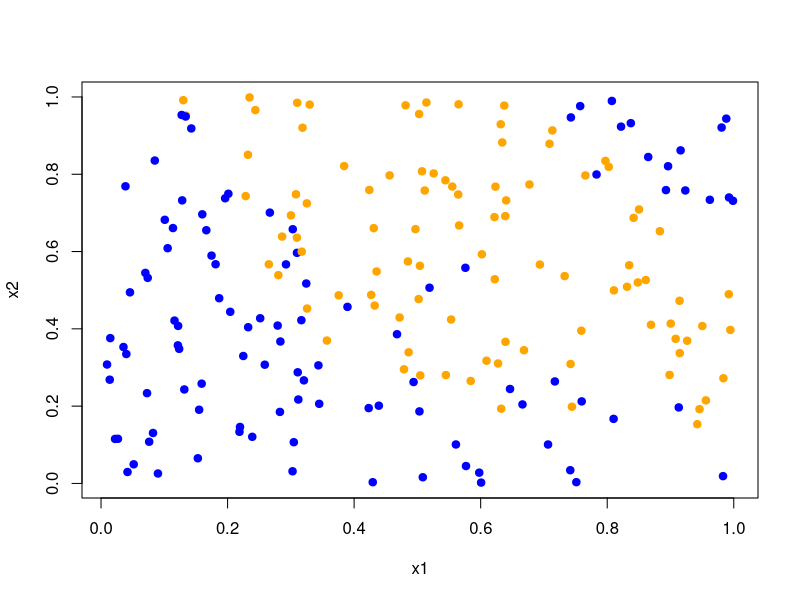
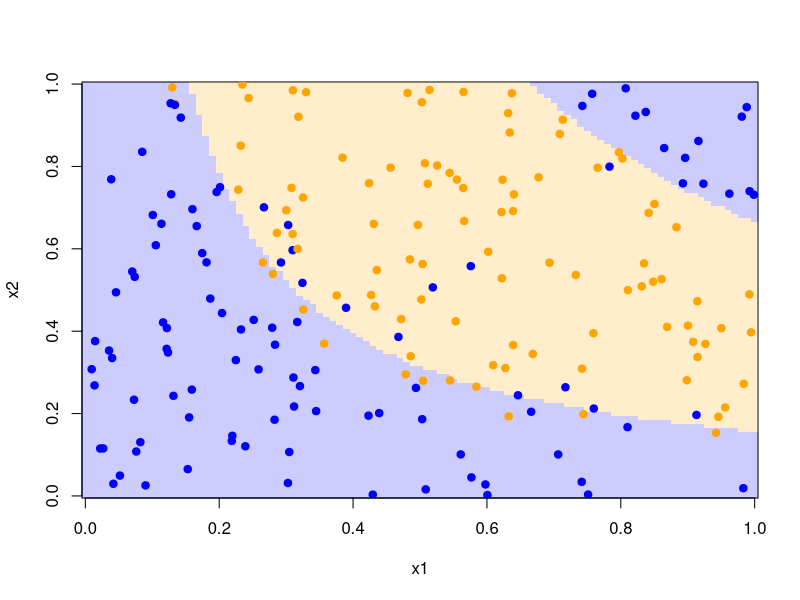
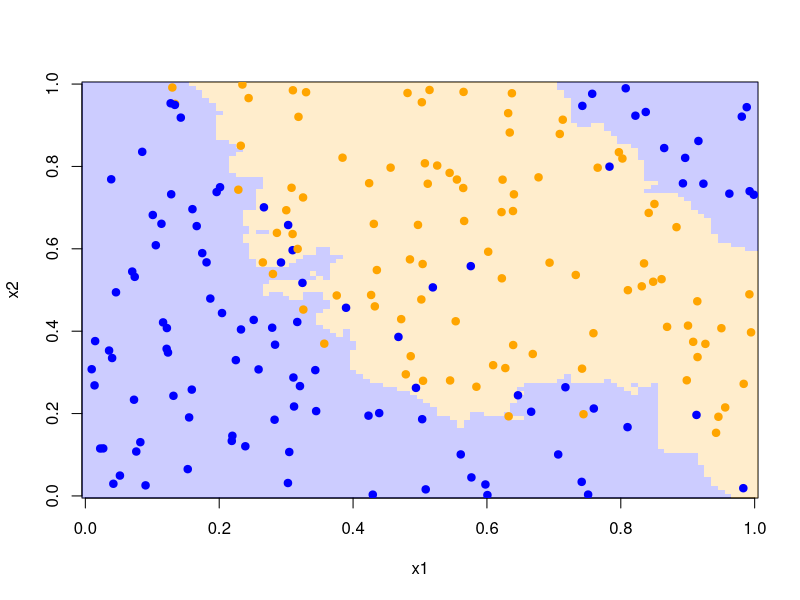
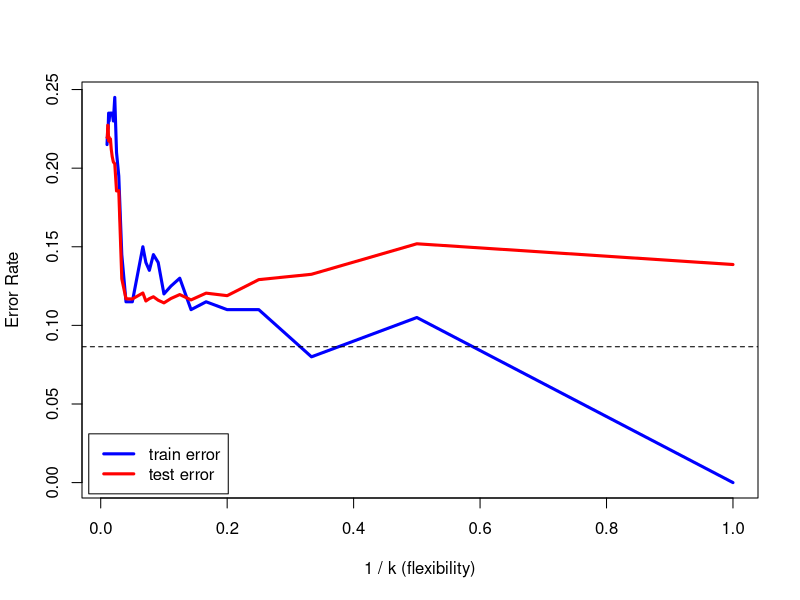

Reproduce these figures in R, in order.
############################################################################

# Open Online R Stream (https://www.wvbauer.com/doku.php/live_streams)
#
# By:   Wolfgang Viechtbauer (https://www.wvbauer.com)
# Date: 2022-02-11
#
# Topic(s):
# - An Introduction to Statistical Learning (https://www.statlearning.com)
# - Section(s): 2.2.2 - 2.2.3
#
# last updated: 2022-02-12

############################################################################

# note: the code below is not based on examples in the book but was created to
# illustrate certain concepts that were introduced in the sections covered

############################################################################

# the following code is based on the concepts discussed in section 2.2.2; in
# particular, the code below illustrates equation 2.7

# see also: https://en.wikipedia.org/wiki/Bias%E2%80%93variance_tradeoff

# make results reproducible by setting the seed for the random number generator
set.seed(1234)

# number of iterations (number of training datsets we will simulate)
iters <- 10000

# simulate data based on the true model for a large number of subjects (these
# will the test data, which we will make use of further below)
n_new <- 1000
x0 <- rnorm(n_new)
y0 <- 2 + 1 * x0 + 0.3 * x0^2 + rnorm(n_new)
yt <- 2 + 1 * x0 + 0.3 * x0^2
newdat <- data.frame(x = x0)

# set up matrices to store the predicted values based on three different models
pred1 <- matrix(NA, nrow=iters, ncol=n_new)
pred2 <- matrix(NA, nrow=iters, ncol=n_new)
pred3 <- matrix(NA, nrow=iters, ncol=n_new)

# sample size for the train data
n <- 100

for (i in 1:iters) {

   # simulate a training dataset based on the true model
   # y = 2 + 1 * x + 0.3 * x^2 + e, where e ~ N(0,1)
   x <- rnorm(n)
   y <- 2 + 1 * x + 0.3 * x^2 + rnorm(n)

   # fit a simple linear regression model (this is f-hat)
   res1 <- lm(y ~ x)

   # compute the predicted values for the test data based on model res1
   pred1[i,] <- predict(res1, newdata=newdat)

   # fit a quadratic polynomial regression model (this is another f-hat)
   res2 <- lm(y ~ x + I(x^2))

   # compute the predicted values for the test data based on model res2
   pred2[i,] <- predict(res2, newdata=newdat)

   # fit a cubic polynomial regression model (this is another f-hat)
   res3 <- lm(y ~ x + I(x^2) + I(x^3))

   # compute the predicted values for the test data based on model res3
   pred3[i,] <- predict(res3, newdata=newdat)

}

# for a single column in pred1, we can compute the variance of the predicted
# values; this is what is denoted as Var(f-hat(x_0)) in equation 2.7 and
# indicates how much the predicted value for a single new subject in the test
# dataset would vary if we estimated it using different training datasets
var(pred1[,1])

# we can do this for *all* columns in pred1 and take the average of these
# variances; this then tells us how large this variance is on average across
# all test subjects
mean(apply(pred1, 2, var))

# let's do the same thing for the predicted values in pred2 and pred3
mean(apply(pred2, 2, var))
mean(apply(pred3, 2, var))

# note how the mean variance is lowest for pred1, which is the simplest model;
# on the other hand, the mean variance is highest for pred3, since it is based
# on the cubic model, which is unnecessary complex (the true model is actually
# a quadratic model)

# the second term in equation 2.7 is for the squared bias, that is the squared
# mean difference between the predicted value and the true value for a single
# subject in the test dataset
mean(pred1[,1] - yt[1])^2

# again, we can compute the squared bias for all subjects in the test dataset
# and take the average; and again, let's do this for all three models
mean((apply(pred1, 2, mean) - yt)^2)
mean((apply(pred2, 2, mean) - yt)^2)
mean((apply(pred3, 2, mean) - yt)^2)

# note that the simple linear regression model has on average the highest
# squared bias, since it is an overly simplistic model; on the other hand, the
# quadratic and cubic models have no bias and hence the squared bias is
# essentially 0 for both of these models

# the last term in equation 2.7 is the variance of the errors, which we know
# to be 1, since the errors were simulated from a standard normal distribution

# so, we can put all three terms together, giving the expected train MSE for a
# single new subject in the test dataset for all three models
var(pred1[,1]) + mean(pred1[,1] - yt[1])^2 + 1
var(pred2[,1]) + mean(pred2[,1] - yt[1])^2 + 1
var(pred3[,1]) + mean(pred3[,1] - yt[1])^2 + 1

# as noted in the book (below eq. 2.7), the "overall expected test MSE" would
# then be the average of such values across all subjects in the test dataset;
# so let's compute this for all three models
mean(apply(pred1, 2, var) + (apply(pred1, 2, mean) - yt)^2 + 1)
mean(apply(pred2, 2, var) + (apply(pred2, 2, mean) - yt)^2 + 1)
mean(apply(pred3, 2, var) + (apply(pred3, 2, mean) - yt)^2 + 1)

# note that the simple linear regression model, which has the lowest variance
# but the highest squared bias, has the highest value above; on the other
# hand, the cubic model is overly complex, so while it has essentially no
# bias, it has a higher variance

############################################################################

# the following code is based on the concepts discussed in section 2.2.3

# make results reproducible by setting the seed for the random number generator
set.seed(1234)

# sample size for simulated data
n <- 200

# simulate two predictors x1 and x2 from uniform distributions
x1 <- runif(n)
x2 <- runif(n)

# compute the conditional probability of falling into class = 1 as a function
# of x1 and x2 based on the true model
p <- plogis(-6 + 40 * x1*x2 - 70 * (x1*x2)^3)

# use random values from a binomial distribution to assign subjects to class =
# 1 or class = 0 with probabilities as computed above
y <- rbinom(n, 1, p)

# scatterplot of x1 versus x2 with points colored based on class membership
plot(x1, x2, col=ifelse(y == 1, "orange", "blue"), pch=19)

# the Bayes classifiers assigns subjects to classes according to whatever
# class has the highest probability; in essence, if the probability of being
# in class = 1 is higher than 0.5 for a particular subject, then it assigns
# the subject to class = 1 and otherwise to class = 0; since we know the true
# probabilities, we can apply the Bayes classifier to the observed data
pred.bayes <- ifelse(p > 0.5, 1, 0)

# cross-classification of the true (y) versus the assigned class (pred.bayes)
table(y, pred.bayes)

# proportion of subjects for which the Bayes classifier is wrong
mean(y != pred.bayes)

# since we know the true model, we can determine the group assignment based on
# the Bayes classifier for all values of x1 and x2 between 0 and 1 on a grid
len <- 101
x1s <- seq(0, 1, length=len)
x2s <- seq(0, 1, length=len)

pred.bayes <- matrix(NA, nrow=len, ncol=len)

for (i in 1:len) {
   for (j in 1:len) {
      pred.bayes[i,j] <- plogis(-6 + 40 * x1s[i]*x2s[j] - 70 * (x1s[i]*x2s[j])^3) > 0.5
   }
}

# show the assignment to classes based on the Bayes classifier (in light
# orange/blue) and superimpose the actual data
image(pred.bayes, col=c(rgb(0,0,1,.2), rgb(1,.65,0,.2)), xlab="x1", ylab="x2")
points(x1, x2, col=ifelse(y == 1, "orange", "blue"), pch=19)

# simulate a large number of new data based on the true model
n_new <- 10000
x01 <- runif(n_new)
x02 <- runif(n_new)
p0  <- plogis(-6 + 40 * x01*x02 - 70 * (x01*x02)^3)
y0  <- rbinom(n_new, 1, p0)

# apply the Bayes classifier and examine the cross-classification
pred.bayes <- ifelse(p0 > 0.5, 1, 0)
table(y0, pred.bayes)

# proportion of subjects for which the Bayes classifier is wrong
mean(y0 != pred.bayes)

# the above is essentially the Bayes error rate, but as described in the book,
# if we know the true probabilities, then we can compute the Bayes error rate
# with equation 2.11
1 - mean(pmax(p0, 1-p0))

# note that the two values for the Bayes error rate are not exactly identical,
# but they would be if n_new goes to infinity

# now let's see how well the k-nearest neighbor classifier does; we can write
# the knn classifier as a function as follows (x1, x2, and y are for passing
# the training data to the function, x01 and x02 for a single test datapoint)
knn <- function(x1, x2, y, x01, x02, k) {
   dist <- (x1 - x01)^2 + (x2 - x02)^2
   ifelse(mean(y[order(dist)[1:k]]) > 0.5, 1, 0)
}

# try out the classifier for some (x01,x02) values
knn(x1, x2, y, .2, .4, k=5)
knn(x1, x2, y, .6, .8, k=5)

# now let's try it out for all subjects in the test dataset
pred.knn <- rep(NA, n_new)

for (i in 1:n_new) {
   pred.knn[i] <- knn(x1, x2, y, x01[i], x02[i], k=5)
}

# cross-classification of the true (y0) versus the assigned class (pred.knn)
table(y0, pred.knn)

# proportion of subjects for which the knn classifier is wrong
mean(y0 != pred.knn)

# note that this is higher than the error rate for the Bayes classifier

# as above, we can determine the class assignment based on a fine grid of x1
# and x2 values based on the knn classifier
len <- 101
x1s <- seq(0, 1, length=len)
x2s <- seq(0, 1, length=len)

pred.knn <- matrix(NA, nrow=len, ncol=len)

for (i in 1:len) {
   for (j in 1:len) {
      pred.knn[i,j] <- knn(x1, x2, y, x1s[i], x2s[j], k=5)
   }
}

# show the assignment to classes based on the knn classifier (in light
# orange/blue) and superimpose the actual data
image(pred.knn, col=c(rgb(0,0,1,.2), rgb(1,.65,0,.2)), xlab="x1", ylab="x2")
points(x1, x2, col=ifelse(y == 1, "orange", "blue"), pch=19)

# looks similar to the Bayes classifier, but is less smooth

# now let's try out different values of k

ks <- c(1:15, seq(20, 100, by=5))

error.train <- rep(NA, length(ks))
error.test  <- rep(NA, length(ks))

for (j in 1:length(ks)) {

   pred.knn <- rep(NA, n)
   for (i in 1:n) {
      pred.knn[i] <- knn(x1, x2, y, x1[i], x2[i], k=ks[j])
   }
   error.train[j] <- mean(y != pred.knn)

   pred.knn <- rep(NA, n_new)
   for (i in 1:n_new) {
      pred.knn[i] <- knn(x1, x2, y, x01[i], x02[i], k=ks[j])
   }
   error.test[j] <- mean(y0 != pred.knn)

}

# plot the train and test errors as a function of 1 / k (so increasing values
# on the x-axis reflect increasing flexibility of the method)
plot(1/ks, error.train, lwd=3, type="l", col="blue",
     xlab="1 / k (flexibility)", ylab="Error Rate")
lines(1/ks, error.test, lwd=3, col="red")
legend("bottomleft", inset=.01, legend=c("train error", "test error"),
       col=c("blue", "red"), lty="solid", lwd=3)

# add the Bayes error rate as a dashed horizontal line
abline(h = 1 - mean(pmax(p0, 1-p0)), lty="dashed")

# again we see the typical pattern, namely a decreasing train error rate as we
# increase the flexibility of the method, but this does not hold for the test
# error rate, which initially decreases but then increases again

############################################################################
